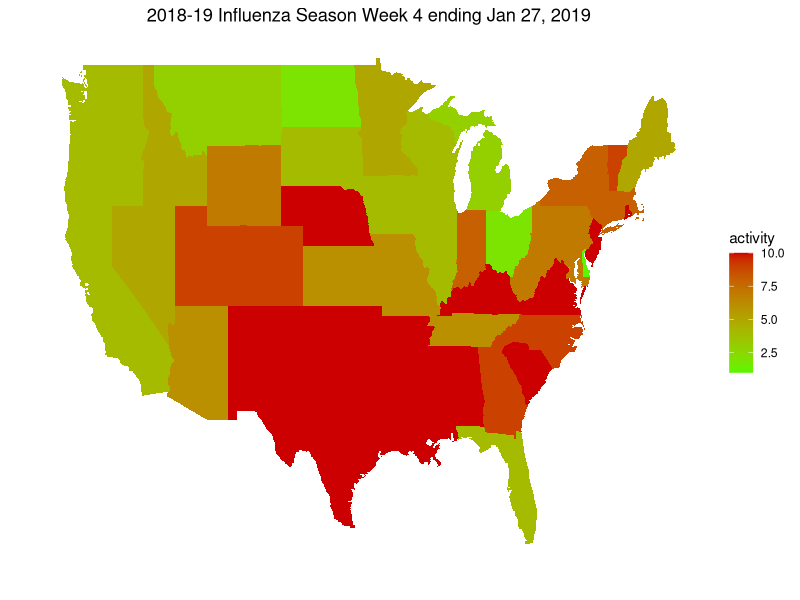

R code for this plot:
#Group Members: Omkar Thorat (omkarsun) and Abhishek Bhave (abhave)

#setwd("C:/Users/abhis/Desktop/us/Courses/DIC 587/PA1/Part 2")

# import library and read file and process data
library(ggplot2)
library(maps)
data<- read.csv("StateDataforMap_2018-19week4.csv")
# Reference :http://www.endmemo.com/program/R/gsub.php
data$Val<- gsub("Level ","", data$ACTIVITY.LEVEL)
activity<-as.numeric(data$Val)
states <- map_data("state")

#png("cdcheatmap.png")
# Creating ggplot and addding geom_map to it
# Reference : https://stackoverflow.com/questions/24441775/how-do-you-create-a-us-states-heatmap-based-on-some-values
# Reference :https://ggplot2.tidyverse.org/reference/scale_colour_continuous.html
# Reference :https://stackoverflow.com/questions/40980189/removing-latitude-and-longitude-labels-in-ggplot/40980478
map <- ggplot()
map <-  map +geom_map(data=states, map=states,
                    aes(x=long, y=lat, map_id=region), lines = "black",size=0.5)
map <- map +geom_map(data=data,map=states,
           aes(fill=activity, map_id=tolower(STATENAME)))+
  theme(axis.text.x = element_blank(),
        axis.text.y = element_blank(),
        axis.ticks = element_blank(),
        rect = element_blank())+
  
  ggtitle("2018-19 Influenza Season Week 4 ending Jan 27, 2019")+ 
  theme(plot.title = element_text(hjust = 0.5))+
  labs(x="", y="")+
  scale_fill_continuous(low='#5bf700', high='#cc0000', 
                        guide='colorbar')
# Display the map
map
#dev.off()







